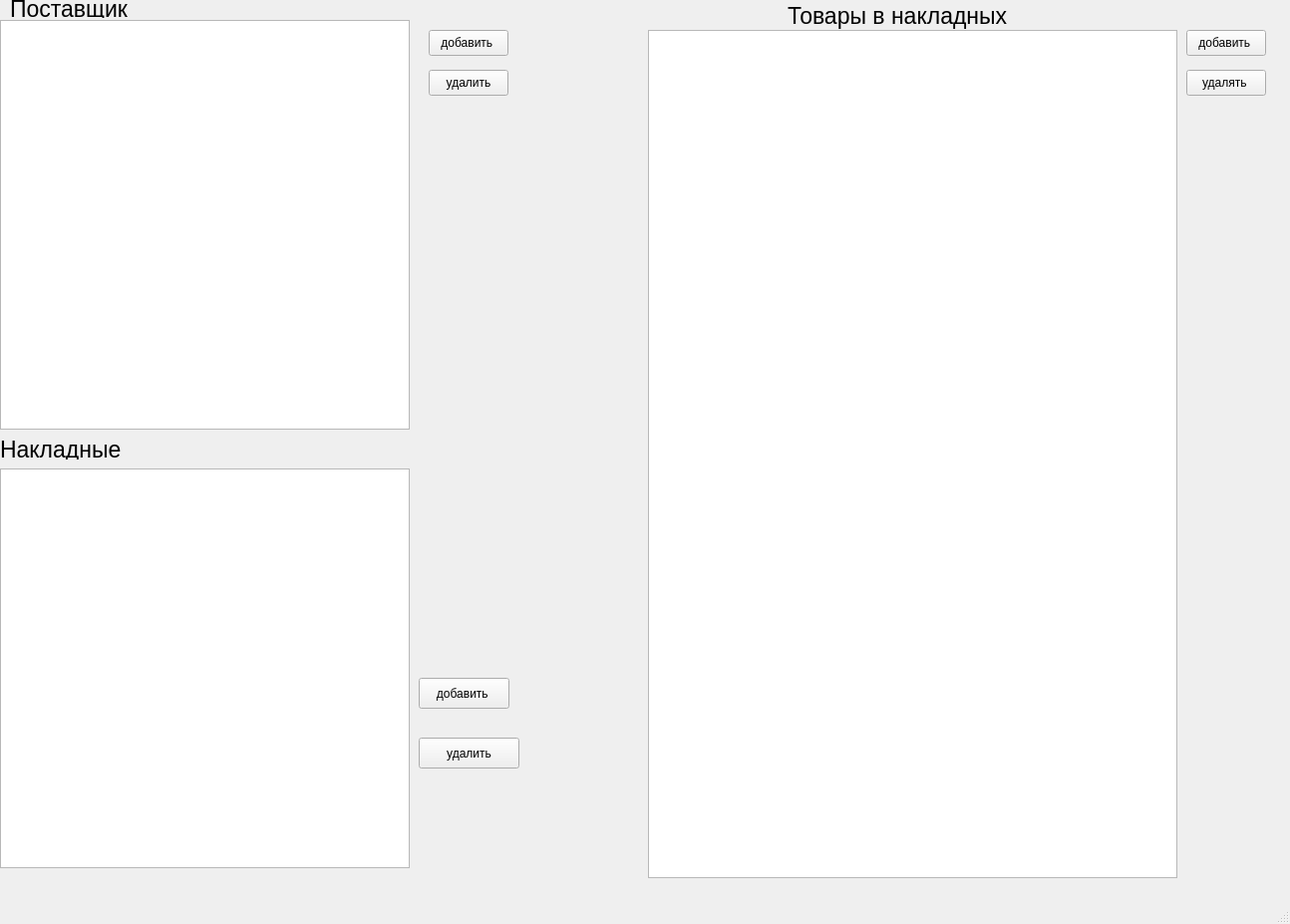
<?xml version="1.0" encoding="UTF-8"?>
<ui version="4.0">
 <class>MainWindow</class>
 <widget class="QMainWindow" name="MainWindow">
  <property name="geometry">
   <rect>
    <x>0</x>
    <y>0</y>
    <width>1294</width>
    <height>927</height>
   </rect>
  </property>
  <property name="windowTitle">
   <string>MainWindow</string>
  </property>
  <widget class="QWidget" name="centralwidget">
   <widget class="QLabel" name="label">
    <property name="geometry">
     <rect>
      <x>10</x>
      <y>0</y>
      <width>131</width>
      <height>18</height>
     </rect>
    </property>
    <property name="font">
     <font>
      <pointsize>17</pointsize>
     </font>
    </property>
    <property name="text">
     <string>Поставщик </string>
    </property>
   </widget>
   <widget class="QLabel" name="label_2">
    <property name="geometry">
     <rect>
      <x>0</x>
      <y>440</y>
      <width>141</width>
      <height>21</height>
     </rect>
    </property>
    <property name="font">
     <font>
      <pointsize>17</pointsize>
     </font>
    </property>
    <property name="text">
     <string>Накладные</string>
    </property>
   </widget>
   <widget class="QLabel" name="label_3">
    <property name="geometry">
     <rect>
      <x>790</x>
      <y>0</y>
      <width>241</width>
      <height>31</height>
     </rect>
    </property>
    <property name="font">
     <font>
      <pointsize>17</pointsize>
     </font>
    </property>
    <property name="text">
     <string>Товары в накладных</string>
    </property>
   </widget>
   <widget class="QTableView" name="tableView_provader">
    <property name="geometry">
     <rect>
      <x>0</x>
      <y>20</y>
      <width>411</width>
      <height>411</height>
     </rect>
    </property>
   </widget>
   <widget class="QTableView" name="tableView_invoices">
    <property name="geometry">
     <rect>
      <x>0</x>
      <y>470</y>
      <width>411</width>
      <height>401</height>
     </rect>
    </property>
   </widget>
   <widget class="QPushButton" name="pushButton_add_provader">
    <property name="geometry">
     <rect>
      <x>430</x>
      <y>30</y>
      <width>80</width>
      <height>26</height>
     </rect>
    </property>
    <property name="text">
     <string>добавить </string>
    </property>
   </widget>
   <widget class="QPushButton" name="pushButton_delete_provader">
    <property name="geometry">
     <rect>
      <x>430</x>
      <y>70</y>
      <width>80</width>
      <height>26</height>
     </rect>
    </property>
    <property name="text">
     <string>удалить</string>
    </property>
   </widget>
   <widget class="QPushButton" name="pushButton_add_invoices">
    <property name="geometry">
     <rect>
      <x>420</x>
      <y>680</y>
      <width>91</width>
      <height>31</height>
     </rect>
    </property>
    <property name="text">
     <string>добавить </string>
    </property>
   </widget>
   <widget class="QPushButton" name="pushButton_delete_invoices">
    <property name="geometry">
     <rect>
      <x>420</x>
      <y>740</y>
      <width>101</width>
      <height>31</height>
     </rect>
    </property>
    <property name="text">
     <string>удалить</string>
    </property>
   </widget>
   <widget class="QPushButton" name="pushButton_add_tovar_invoices">
    <property name="geometry">
     <rect>
      <x>1190</x>
      <y>30</y>
      <width>80</width>
      <height>26</height>
     </rect>
    </property>
    <property name="text">
     <string>добавить </string>
    </property>
   </widget>
   <widget class="QPushButton" name="pushButton_delete_tovar_invoices">
    <property name="geometry">
     <rect>
      <x>1190</x>
      <y>70</y>
      <width>80</width>
      <height>26</height>
     </rect>
    </property>
    <property name="text">
     <string>удалять </string>
    </property>
   </widget>
   <widget class="QTableView" name="tableView_tovar_invoices">
    <property name="geometry">
     <rect>
      <x>650</x>
      <y>30</y>
      <width>531</width>
      <height>851</height>
     </rect>
    </property>
   </widget>
  </widget>
  <widget class="QStatusBar" name="statusbar"/>
 </widget>
 <resources/>
 <connections/>
</ui>
